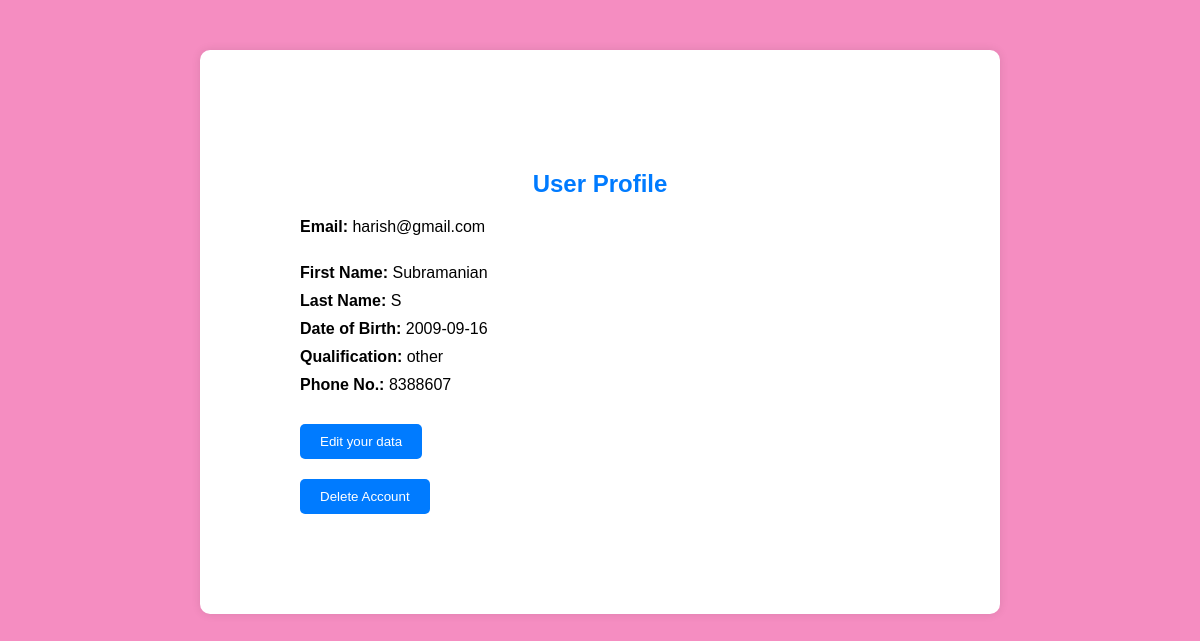
Screenshot of /profile.php (signed in) with the database file from the repository.
### tables this page shows
CREATE TABLE `student` (
  `Firstname` varchar(40) NOT NULL,
  `Lastname` varchar(40) NOT NULL,
  `DOB` date NOT NULL,
  `Qualification` varchar(40) NOT NULL,
  `Email` varchar(50) NOT NULL,
  `Phoneno` mediumint(9) NOT NULL,
  `Password` varchar(255) NOT NULL,
  `Points` double NOT NULL
);

### profile.php (the view, shortened to what this page needs)
<?php
include("db_connection.php");
$email = $_SESSION['email'];
$query = "SELECT * FROM student WHERE Email = '$email'";
$result = mysqli_query($conn, $query);
$row = mysqli_fetch_assoc($result);
?>
<!DOCTYPE html>
<html lang="en">
<head>
    <link rel="stylesheet" href="profilestyles.css">
</head>
<body>
    <div class="container">
        <h2>User Profile</h2>
        <label>Email:</label> <span id="email"><?php echo $row['Email']; ?></span><br>
        <button id="submitFirstName" style="display: none;">Submit</button><br>
        <form id="firstNameForm" method="post" action="profile.php">
        <label>First Name:</label>
        <span id="firstName"><?php echo $row['Firstname']; ?></span>
        <button id="submitFirstName" style="display: none;">Submit</button><br>
        </form>
        <form id="LastNameForm" method="post" action="profile.php">
        <label>Last Name:</label>
        <span id="lastName"><?php echo $row['Lastname']; ?></span>
        <button id="submitLastName" style="display: none;">Submit</button><br>
        </form>
        <form id="DOBForm" method="post" action="profile.php">
        <label>Date of Birth:</label>
        <span id="dob"><?php echo $row['DOB']; ?></span>
        <button id="submitDob" style="display: none;">Submit</button><br>
        </form>
        <form id="QualifyForm" method="post" action="profile.php">
        <label>Qualification:</label>
        <span id="qualification"><?php echo $row['Qualification']; ?></span>
        <button id="submitQualification" style="display: none;">Submit</button><br>
        </form>
        <form id="PhonenoForm" method="post" action="profile.php">
        <label>Phone No.:</label>
        <span id="phoneno"><?php echo $row['Phoneno']; ?></span>
        <button id="submitPhone" style="display: none;">Submit</button><br>
        </form>
        <button id="editButton">Edit your data</button>
        <form id="deleteForm" method="post">
            <button id=deleteButton type="submit" name="deleteAccount">Delete Account</button>
        </form>
    </div>
</body>
</html>

### profilestyles.css (style rules this page uses)
body { font-family: Arial, sans-serif; background-color:rgb(245, 141, 193); margin: 0; padding: 0; }
.container { background-color: #fff; width: 80%; max-width: 600px; margin: 50px auto; padding: 100px; border-radius: 10px; box-shadow: 0 0 10px rgba(0, 0, 0, 0.1); }
h2 { text-align: center; color: #007bff; }
label { font-weight: bold; }
span { display: inline-block; margin-bottom: 10px; }
button { background-color: #007bff; color: #fff; border: none; border-radius: 5px; padding: 10px 20px; margin-top: 20px; cursor: pointer; transition: background-color 0.3s; }

### rows the page displays
student: Email "harish@gmail.com", Firstname "Subramanian", Lastname "S", DOB "2009-09-16", Qualification "other", Phoneno "8388607"
